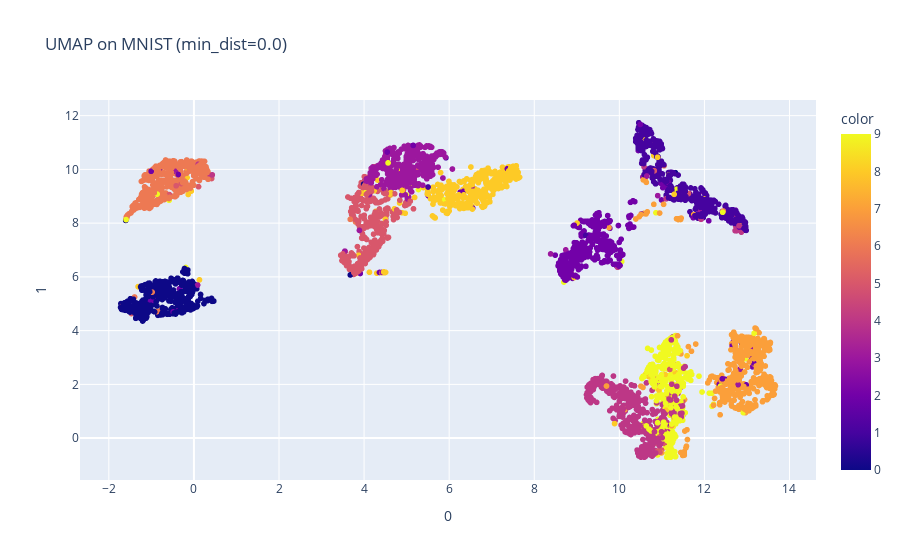
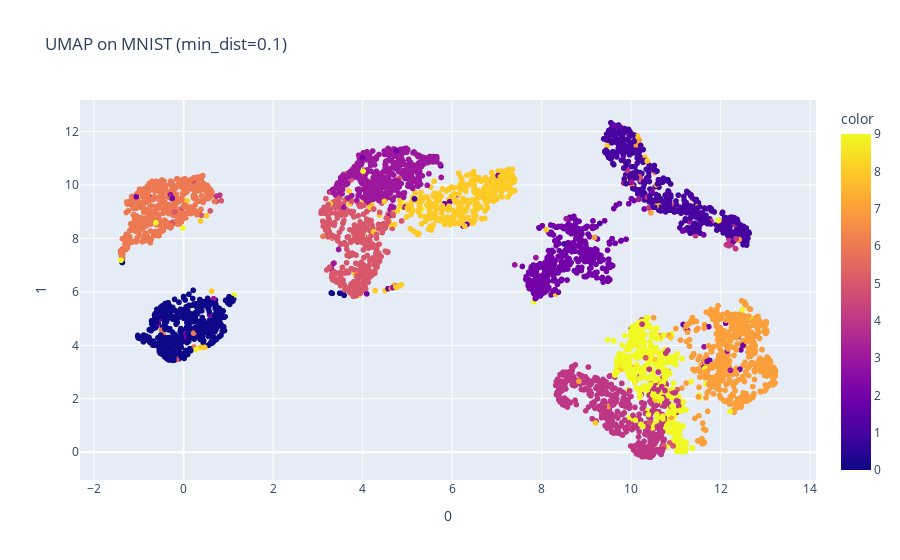
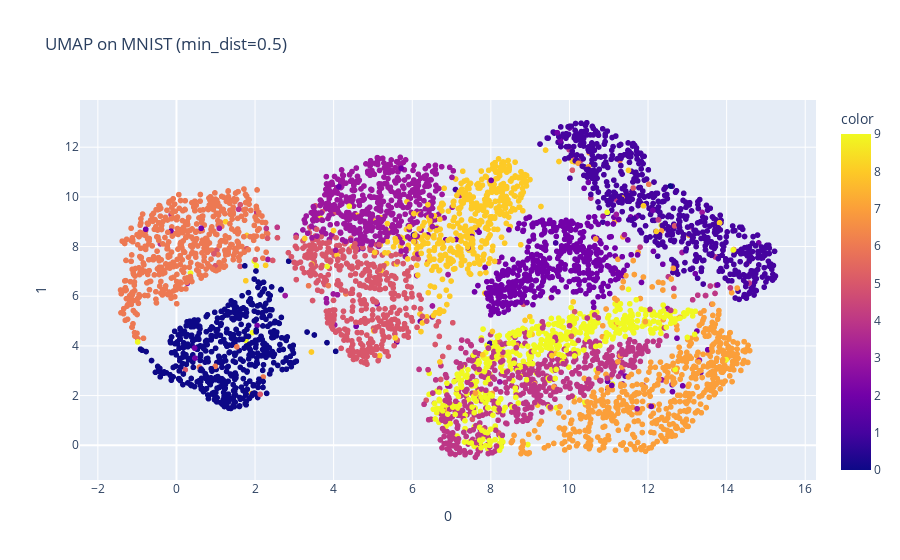

The notebook cell saved with these charts, in order:
### Code cell
# min_dist パラメータの実験
min_dist_values = [0.0, 0.1, 0.5, 1.0]

for min_dist in min_dist_values:
    umap = UMAP(n_components=2, min_dist=min_dist, random_state=42)
    start_time = time.time()
    umap_result = umap.fit_transform(high_dim_data)
    print(f"UMAP with min_dist={min_dist} took {time.time() - start_time:.2f} seconds")
    fig = px.scatter(umap_result, x=0, y=1, color=metadata.astype(int), 
                    title=f'UMAP on MNIST (min_dist={min_dist})')
    fig.show()

### Figure 1 — Plotly figure (JSON) as saved in the notebook; plotly's stock layout.template omitted (floating-point values rounded to 4 significant figures; data arrays with more than 128 entries replaced by an {"elided": "..."} marker saying what was removed)
{"data": [{"hovertemplate": "0=%{x}<br>1=%{y}<br>color=%{marker.color}<extra></extra>", "legendgroup": "", "marker": {"color": {"elided": "5000 int values"}, "coloraxis": "coloraxis", "symbol": "circle"}, "mode": "markers", "name": "", "showlegend": false, "type": "scattergl", "x": {"elided": "5000 float values"}, "xaxis": "x", "y": {"elided": "5000 float values"}, "yaxis": "y"}], "layout": {"coloraxis": {"colorbar": {"title": {"text": "color"}}, "colorscale": [[0, "#0d0887"], [0.1111, "#46039f"], [0.2222, "#7201a8"], [0.3333, "#9c179e"], [0.4444, "#bd3786"], [0.5556, "#d8576b"], [0.6667, "#ed7953"], [0.7778, "#fb9f3a"], [0.8889, "#fdca26"], [1, "#f0f921"]]}, "legend": {"tracegroupgap": 0}, "title": {"text": "UMAP on MNIST (min_dist=0.0)"}, "xaxis": {"anchor": "y", "domain": [0, 1], "title": {"text": "0"}}, "yaxis": {"anchor": "x", "domain": [0, 1], "title": {"text": "1"}}}}

### Figure 2 — Plotly figure (JSON) as saved in the notebook; plotly's stock layout.template omitted (floating-point values rounded to 4 significant figures; data arrays with more than 128 entries replaced by an {"elided": "..."} marker saying what was removed)
{"data": [{"hovertemplate": "0=%{x}<br>1=%{y}<br>color=%{marker.color}<extra></extra>", "legendgroup": "", "marker": {"color": {"elided": "5000 int values"}, "coloraxis": "coloraxis", "symbol": "circle"}, "mode": "markers", "name": "", "showlegend": false, "type": "scattergl", "x": {"elided": "5000 float values"}, "xaxis": "x", "y": {"elided": "5000 float values"}, "yaxis": "y"}], "layout": {"coloraxis": {"colorbar": {"title": {"text": "color"}}, "colorscale": [[0, "#0d0887"], [0.1111, "#46039f"], [0.2222, "#7201a8"], [0.3333, "#9c179e"], [0.4444, "#bd3786"], [0.5556, "#d8576b"], [0.6667, "#ed7953"], [0.7778, "#fb9f3a"], [0.8889, "#fdca26"], [1, "#f0f921"]]}, "legend": {"tracegroupgap": 0}, "title": {"text": "UMAP on MNIST (min_dist=0.1)"}, "xaxis": {"anchor": "y", "domain": [0, 1], "title": {"text": "0"}}, "yaxis": {"anchor": "x", "domain": [0, 1], "title": {"text": "1"}}}}

### Figure 3 — Plotly figure (JSON) as saved in the notebook; plotly's stock layout.template omitted (floating-point values rounded to 4 significant figures; data arrays with more than 128 entries replaced by an {"elided": "..."} marker saying what was removed)
{"data": [{"hovertemplate": "0=%{x}<br>1=%{y}<br>color=%{marker.color}<extra></extra>", "legendgroup": "", "marker": {"color": {"elided": "5000 int values"}, "coloraxis": "coloraxis", "symbol": "circle"}, "mode": "markers", "name": "", "showlegend": false, "type": "scattergl", "x": {"elided": "5000 float values"}, "xaxis": "x", "y": {"elided": "5000 float values"}, "yaxis": "y"}], "layout": {"coloraxis": {"colorbar": {"title": {"text": "color"}}, "colorscale": [[0, "#0d0887"], [0.1111, "#46039f"], [0.2222, "#7201a8"], [0.3333, "#9c179e"], [0.4444, "#bd3786"], [0.5556, "#d8576b"], [0.6667, "#ed7953"], [0.7778, "#fb9f3a"], [0.8889, "#fdca26"], [1, "#f0f921"]]}, "legend": {"tracegroupgap": 0}, "title": {"text": "UMAP on MNIST (min_dist=0.5)"}, "xaxis": {"anchor": "y", "domain": [0, 1], "title": {"text": "0"}}, "yaxis": {"anchor": "x", "domain": [0, 1], "title": {"text": "1"}}}}
